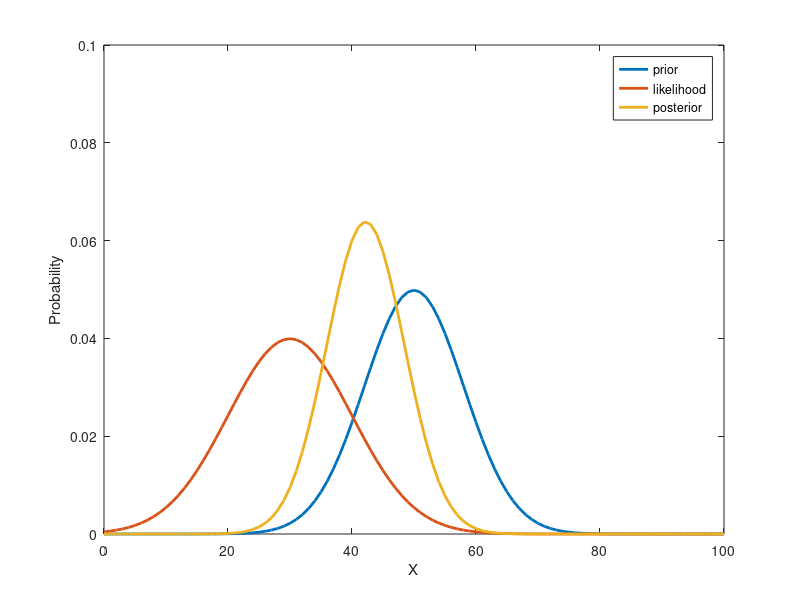
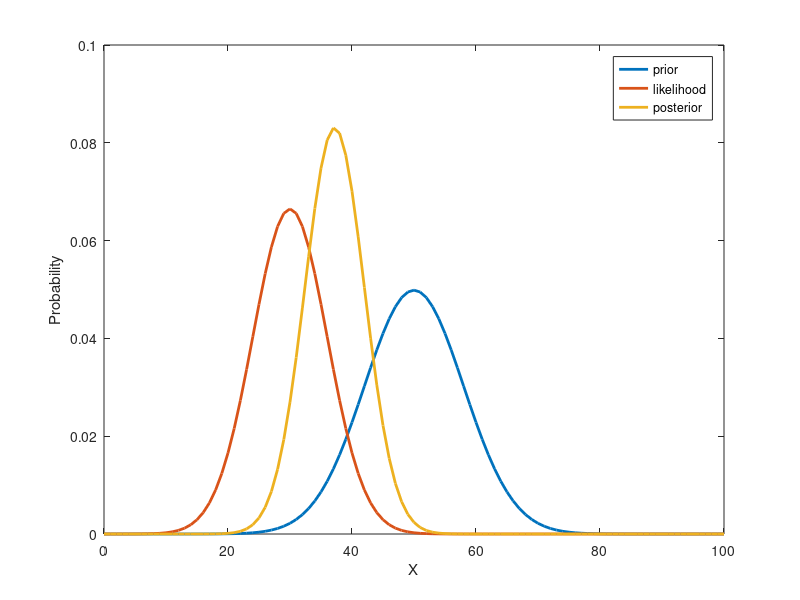

These charts were generated, in order, by the following MATLAB code:
clear; close all; clc;

%% a)
% Denis is present in a one-dimensional shopping mail. Let the
% location of Denis be given by X. The prior of Denis' location is a
% Gaussian distribution with mean of 50 and a variance of 64. The posterior
% distribution is computed based on the location of coffee cup. The
% likelihood of the cup being at the location given Denis' position
% follows a Gaussian distribution with mean 30 and a variance of 100. The
% goal is to compute the posterior distribution.
%%
% The prior is p(X). The likelihood is p(C|X) and the posterior is p(X|C).
% Using Bayes' rule, the posterior can be computed as:
%%
% $$p(X|C) = \frac{p(C|X) p(X)}{p(C)} $$
%%
% Here p(C) is a normalizing factor and hence can be ignored for our
% purposes. Therefore, we have:
%%
% $$p(X|C) \sim p(C|X) p(X) $$
%%
% Using this formula, we can compute the posterior given the likelihood and
% prior distributions.
%%
X = 0:100; % possible locations of Denis

% prior
Denis_prior_mean = 50;
Denis_prior_variance = 64;
prior_unnormalized = normpdf(X, Denis_prior_mean, sqrt(Denis_prior_variance));
prior = prior_unnormalized ./ sum(prior_unnormalized);

% likelihood
likelihood_mean = 30;
likelihood_variance = 100;
likelihood_unnormalized = normpdf(X, likelihood_mean, sqrt(likelihood_variance));
likelihood = likelihood_unnormalized ./ sum(likelihood_unnormalized);

% posterior
posterior_unnormalized = prior .* likelihood;
posterior = posterior_unnormalized ./ sum(posterior_unnormalized);

figure();
plot(X, prior, 'DisplayName', 'prior', 'LineWidth', 2)
hold on;
plot(X, likelihood, 'DisplayName', 'likelihood', 'LineWidth', 2)
plot(X, posterior, 'DisplayName', 'posterior', 'LineWidth', 2)
xlabel('X')
ylabel('Probability')
ylim([0, 0.1])
legend()

%% b)
% In the scenario where the coffee cup is not that cold, the variance of
% the likelihood Gaussian decreases. However, the process of computing the
% posterior from the likelihood and prior remains the same.
%%
X = 0:100; % possible locations of Denis

% prior
Denis_prior_mean = 50;
Denis_prior_variance = 64;
prior_unnormalized = normpdf(X, Denis_prior_mean, sqrt(Denis_prior_variance));
prior = prior_unnormalized ./ sum(prior_unnormalized);

% likelihood
likelihood_mean = 30;
likelihood_variance = 36;
likelihood_unnormalized = normpdf(X, likelihood_mean, sqrt(likelihood_variance));
likelihood = likelihood_unnormalized ./ sum(likelihood_unnormalized);

% posterior
posterior_unnormalized = prior .* likelihood;
posterior = posterior_unnormalized ./ sum(posterior_unnormalized);

figure();
plot(X, prior, 'DisplayName', 'prior', 'LineWidth', 2)
hold on;
plot(X, likelihood, 'DisplayName', 'likelihood', 'LineWidth', 2)
plot(X, posterior, 'DisplayName', 'posterior', 'LineWidth', 2)
xlabel('X')
ylabel('Probability')
ylim([0, 0.1])
legend()

%%
% We can see that as the mean of the likelihood than the mean of the prior,
% the likelihood pulls the posterior to have a lower mean in (a). The pull
% is also determined the variance of the likelihood. If the variance of the
% likelihood is high, then the certainty of the mean is lower and hence its
% impact on the pull of the posterior is weaker. On the other hand, if the
% variance is lower then the certainty of the mean is higher and hence its
% impact on the pull of the posterior is stronger. Therefore, compared to
% (a), we can see that the posterior in (b) has a lower mean and also a
% narrower distribution.